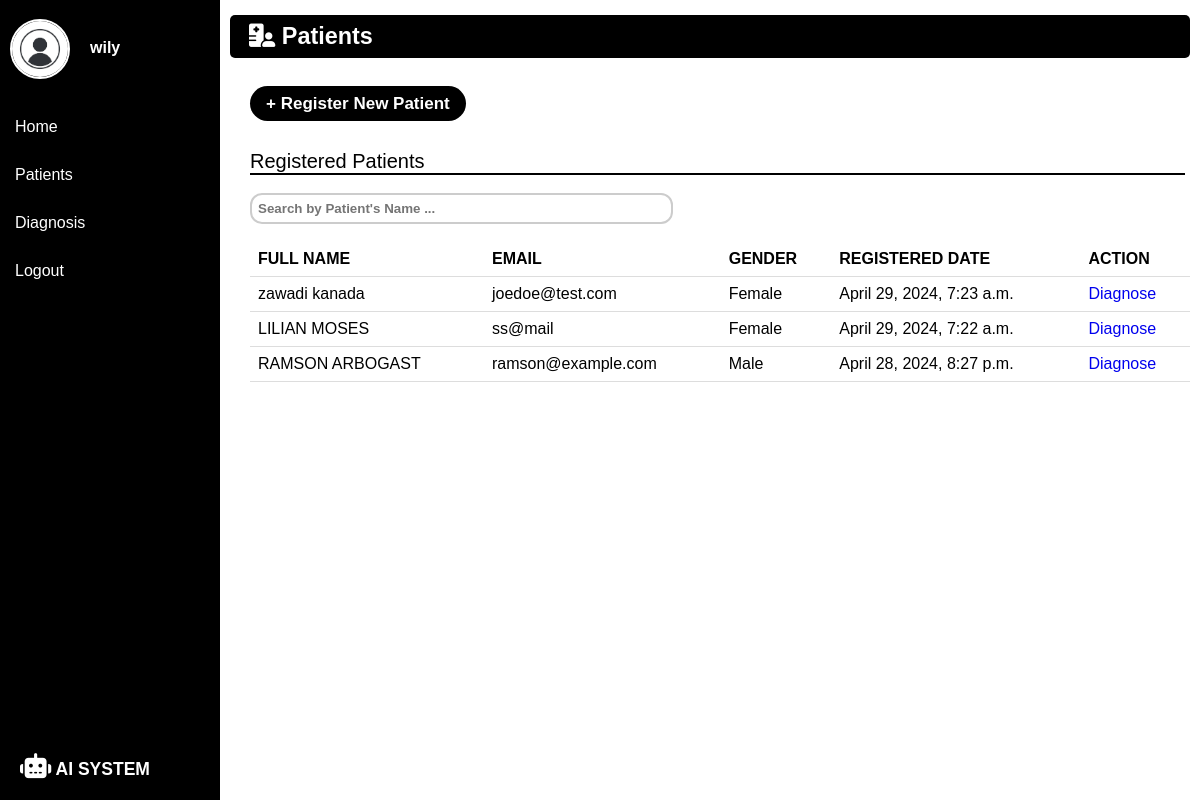
/patientslist/ (signed in), run on the app's committed database.
### ai_dermatologist/models.py (models this page shows, shortened)
class Patients(models.Model):
    fullname = models.CharField(max_length=200)
    email = models.EmailField(unique=True)
    age = models.PositiveIntegerField()
    gender = models.CharField(max_length=6)
    registered_date = models.DateTimeField(auto_now_add=True)
    class Meta:
        verbose_name_plural = 'Patients'

### ai_dermatologist/views.py (the view)
# urls.py: path('patientslist/', views.patients_list, name='patientslist'),
@login_required
def patients_list(request):
    patients = Patients.objects.order_by('-registered_date')
    return render(request, 'dermatologist/patients.html', {'patients':patients})

### templates/dermatologist/patients.html (shortened to what this page needs)
{% load static %}
<!DOCTYPE html>
<html lang="en">
<head>
    <link rel="stylesheet" href="{% static 'css/style.css' %}">
</head>
<body>
    <div class="wrapper">
        <div class="sidebar">
            <div class="profile-username">
                <a href="{% url 'userprofile'%}">
                    <img src="{% static 'assets/avatar.jpg'%}" alt="user-image" width="60px" height="60px">
                </a>
                {% if user.is_authenticated %}
                <p style="color: white;"><strong> {{ user.username }}</strong></p>
                {% endif %}
            </div>
            <ul>
                <li><a href="{% url 'dashboard' %}">Home</a></li>
                <li><a href="#">Patients</a></li>
                <li><a href="{% url 'diagnosis' %}">Diagnosis</a></li>
                <li><a href="{% url 'index' %}">Logout</a></li>
            </ul>
            <div class="footer-h3">
                <h3><i class="fa-solid fa-robot fa-beat"></i> AI SYSTEM</h3>
            </div>
        </div>
    </div>
    <div class="main-content">
        <header>
            <h3>  <i class="fa-solid fa-hospital-user"></i>  Patients</h3>
        </header><br><br>
        <main class="patients-main">
            <div class="add-patient-button">
                <a href="{% url 'newpatientregistration'%}">+ Register New Patient</a>
            </div><br><br>
            <div class="main-content-p">
                <p>Registered Patients</p>
            </div><hr><br>
            <div class="search">
                <input type="search" id="searchInput" placeholder="Search by Patient's Name ...">
            </div><br>
            <div class="patients-table">
                <table id="patientTable">
                    <thead>
                        <tr>
                            <th>FULL NAME</th>
                            <th>EMAIL</th>
                            <th>GENDER</th>
                            <th>REGISTERED DATE</th>
                            <th>ACTION</th>
                        </tr>
                    </thead>
                   <tbody>
                        {% for patient in patients %}
                            <tr>
                                <td>{{ patient.fullname }}</td>
                                <td>{{ patient.email }}</td>
                                <td>{{ patient.gender }}</td>
                                <td>{{ patient.registered_date }}</td>
                                <td><a href="{% url 'diagnosis'%}">Diagnose</a></td>
                            </tr>
                        {% endfor %}
                   </tbody>
                </table>
            </div>
        </main>
    </div>
</body>
</html>

### ai_dermatologist/static/css/style.css (style rules this page uses)
* { margin: 0; padding: 0; box-sizing: border-box; list-style: none; text-decoration: none; font-family: 'Trebuchet MS', 'Lucida Sans Unicode', 'Lucida Grande', 'Lucida Sans', Arial, sans-serif; }
.patients-table table { border-collapse: collapse; width: 100%; }
.patients-table th, td { padding: 8px; text-align: left; border-bottom: 1px solid #ddd; }
.diagnosed-patient-table th, td { padding: 8px; text-align: left; border-bottom: 1px solid #ddd; }
.search input[type="search"] { padding: 6px; width: 45%; border-radius: 12px; border: 2px solid #ccc; }
.search ::placeholder { font-weight: bold; }
.wrapper { display: flex; position: relative; }
.wrapper .sidebar { position: fixed; width: 220px; height: 100%; background-color: black; padding: 10px 0; }
.wrapper .sidebar ul li { padding: 15px; }
.wrapper .sidebar ul li a { color: white; display: block; }
.main-content { margin-left: 230px; margin-right: 10px; margin-top: 15px; }
.footer-h3 { color: white; font-size: 15px; padding: 20px; position: fixed; bottom: 0; font-family: 'Franklin Gothic Medium', 'Arial Narrow', Arial, sans-serif; }
.footer-h3 i { font-size: 25px; }
.main-content header { font-size: 20px; background-color: black; color: white; padding: 8px 19px; border-radius: 5px; }
.profile-username { margin-top: 9px; margin-left: 10px; margin-bottom: 20px; display: inline-flex; }
.profile-username p { padding: 20px; margin-right: 10px; }
.profile-username img { border-radius: 50px; border: 2px solid white; }
.main-content-p { font-size: 20px; font-family: system-ui, -apple-system, BlinkMacSystemFont, 'Segoe UI', Roboto, Oxygen, Ubuntu, Cantarell, 'Open Sans', 'Helvetica Neue', sans-serif; }
.patients-main { margin-left: 20px; }
.patients-table { text-align: center; }
.add-patient-button a { padding: 8px 16px; background-color: rgb(0, 0, 0); color: white; border: none; border-radius: 50px; font-size: 17px; font-weight: bold; }
hr { border: 1px solid; margin-right: 5px; }

### data on the page
Patients: fullname "zawadi kanada", email "joedoe@test.com", gender "Female", registered_date "April 29, 2024, 7:23 a.m."
Patients: fullname "LILIAN MOSES", email "ss@mail", gender "Female", registered_date "April 29, 2024, 7:22 a.m."
Patients: fullname "RAMSON ARBOGAST", email "ramson@example.com", gender "Male", registered_date "April 28, 2024, 8:27 p.m."

### other printed values
{{ user.username }} "wily"
